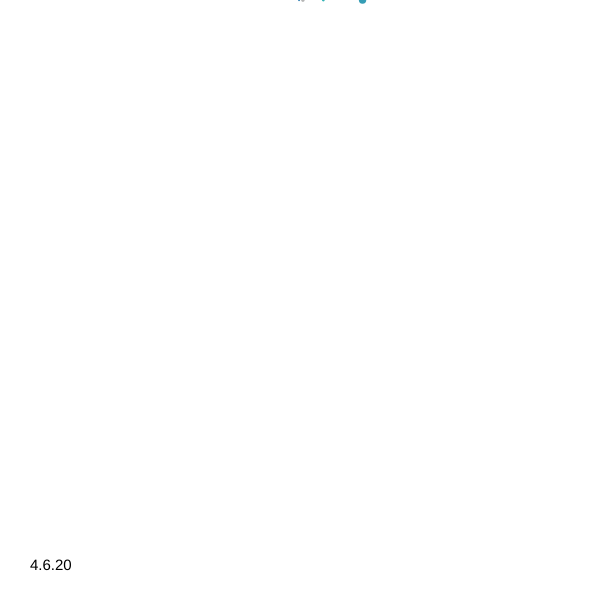
Frame 1 (no input)
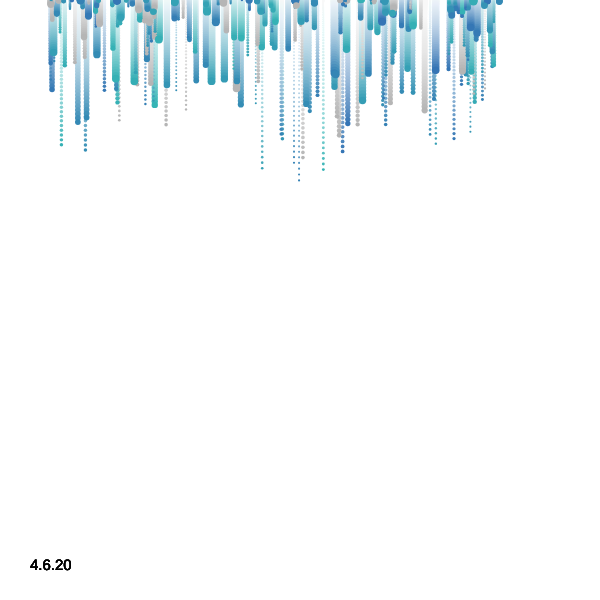
Frame 60 (no input)
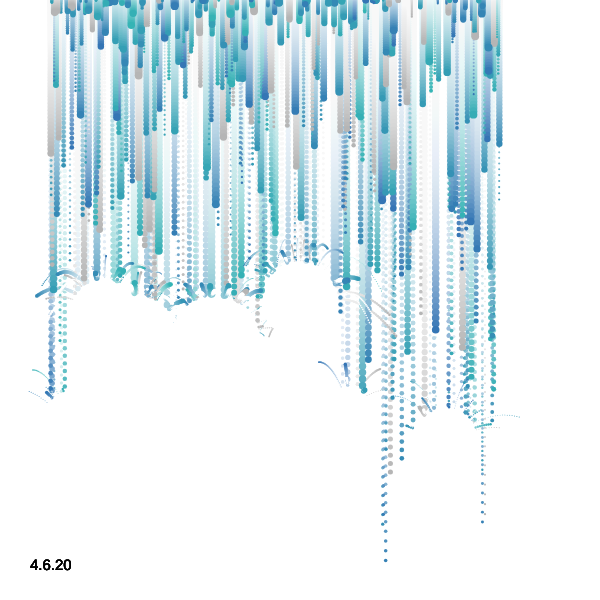
Frame 120 (the mouse pressed at the canvas centre since frame 60)

The p5.js sketch that drew these frames (run headless with seeded random() and noise() and a simulated clock; from frame 60 on, the mouse is pressed at the canvas centre):

// p5.js sketch
// ── sketch.js
/*
Based off: 
Waterfall cascades

Simulation of water colliding against rocks, and splitting to smaller drops.

Author:
  Jason Labbe

Site:
  jasonlabbe3d.com
*/

var pMinMass = 2;
var pMaxMass = 8;
var cMinMass = 15;
var cMaxMass = 100;

var waterfallMin;
var waterfallMax;

var particles = [];
var collisions = [];

var fps;

var friction = 0.3;
var splitCount = 1;
var spawnCount = 4;


function do_aabb_collision(ax, ay, Ax, Ay, bx, by, Bx, By) {
  return ! ((Ax < bx) || (Bx < ax) || (Ay < by) || (By < ay));
}


// Set new targets for collision objects to lerp to.
function setNewLayout() {
  for (var i = 0; i < collisions.length; i++) {
    collisions[i].target.x = random(width/2.4, width-width/2.4);
    collisions[i].target.y = random(height/2, height);
    collisions[i].targetMass = random(cMinMass, cMaxMass);
  }
}


function setup() {
  createCanvas(600, 600);
  
  waterfallMin = 50;
  waterfallMax = 500;

  // Create collision objects.
  for (var i = 0; i < 20; i++) {
    var x = random(waterfallMin, waterfallMax);
    var y = random(height/2, height);
    var mass = random(cMinMass, cMaxMass);
    collisions[collisions.length] = new Collision(x, y, mass);
  }
}


function draw() {
  background(255, 15);
  
  
  colorMode(HSB, 360);
  
  collisions[0].pos.set(mouseX, mouseY);
  
  // Spawn new particles.
  for (var num = 0; num < spawnCount; num++) {
    var x = random(waterfallMin, waterfallMax);
    var mass = random(pMinMass, pMaxMass);
    
    if (particles.length % 5 == 0) {
      var displayColor = color(255);
    } else {
      var displayColor = color(random(180, 210), 255, 255);
    }
    
    var newParticle = new Particle(x, 0, mass, displayColor);
    particles[particles.length] = newParticle;
  }
  
  colorMode(RGB, 255);
  
  for (var i = particles.length-1; i > -1; i--) {
    particles[i].move();
    
    var has_collision = particles[i].resolveCollisions();
    
    particles[i].display();
    
    if (particles[i].pos.y > height) {
      // Delete if it's out of bounds.
      particles.splice(i, 1);
    } else if (has_collision && particles[i].vel.mag() < 0.1) {
      // Delete if it's stuck on top of a collision object.
      particles.splice(i, 1);
    }
  }
  
  
  // Avoid updating frame rate every frame (not as readable).
  if (frameCount % 10 == 0) {
    fps = frameRate().toFixed(2);
  }
  
  // Display all ui items.
  noStroke();
  fill(0);
  textSize(15);
  text("4.6.20", 30, height-30);

}


// Repulses particles from itself.
function Collision(x, y, mass) {
  
  this.pos = new p5.Vector(x, y);
  this.target = new p5.Vector(x, y);
  this.mass = mass;
  this.targetMass = mass;
  
  this.getBoundingBox = function() {
    var radius = this.mass/2;
    
    var ax = this.pos.x-radius;
    var ay = this.pos.y-radius;
    var bx = this.pos.x+radius;
    var by = this.pos.y+radius;
    
    return [ax, ay, bx, by];
  }
  
  this.move = function() {
    this.pos = p5.Vector.lerp(this.pos, this.target, 0.01);
    this.mass = lerp(this.mass, this.targetMass, 0.01);
  }
}


function Particle(x, y, mass, displayColor) {
  
  this.pos = new p5.Vector(x, y);
  this.vel = new p5.Vector(0, 0);
  this.acc = new p5.Vector(0, 0);
  this.mass = mass;
  this.displayColor = displayColor;
  this.fallRate = map(this.mass, pMinMass, pMaxMass, 0.1, 0.05);
  
  this.getBoundingBox = function() {
    var radius = this.mass/2;
    var offset = 2; // Just to expand its bb a bit.
    
    var ax = this.pos.x-radius-offset;
    var ay = this.pos.y-radius-offset;
    var bx = this.pos.x+radius+offset;
    var by = this.pos.y+radius+offset;
    
    return [ax, ay, bx, by];
  }
  
  this.move = function() {
    var gravity = new p5.Vector(0, this.fallRate);
    this.acc.add(gravity);
    
    this.vel.add(this.acc);
    this.pos.add(this.vel);
    this.acc.mult(0);
  }
  
  this.resolveCollisions = function() {
    var hit_object = false;
    
    var bb1 = this.getBoundingBox();
    
    for (var c = 0; c < collisions.length; c++) {
      var col = collisions[c];
      
      var bb2 = col.getBoundingBox();
      
      // First check bounding box to optimize checks.
      var is_close_enough = do_aabb_collision(bb1[0], bb1[1], bb1[2], bb1[3], 
                                              bb2[0], bb2[1], bb2[2], bb2[3]);
      
      if (is_close_enough) {
        var distance = dist(this.pos.x, this.pos.y, col.pos.x, col.pos.y);

        if (distance < col.mass/2) {
          // Push out of collision object.
          var offset = this.pos.copy();
          offset.sub(col.pos);
          offset.normalize();
          offset.mult(col.mass/2-distance);
          this.pos.add(offset);

          var dampening = map(this.mass, pMinMass, pMaxMass, 1, 0.8);
          var mag = this.vel.mag();



          // Get its new vector.
          var bounce = this.pos.copy();
          bounce.sub(col.pos);
          bounce.normalize();
          bounce.mult(mag*friction*dampening);
          this.vel = bounce;

          if (this.mass > 2) {
            this.mass = max(1, this.mass-2);


            for (var s = 0; s < splitCount; s++) {
              var mass = max(1, this.mass-1);
              var displayColor = color(255);
              
              var splash = new Particle(this.pos.x, this.pos.y, mass, displayColor);
              
              splash.vel = this.vel.copy();
              splash.vel.rotate(radians(random(-45, 45)));
              splash.vel.mult(random(0.6, 0.9));
              
              particles[particles.length] = splash;
            }
          }
          
          hit_object = true;
          
          break;
        }
      }
    }
    
    return hit_object;
  }
  
  this.display = function() {
    stroke(this.displayColor);
    strokeWeight(this.mass);
    point(this.pos.x, this.pos.y);
  }
}
